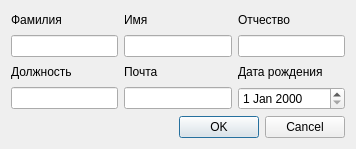
<?xml version="1.0" encoding="UTF-8"?>
<ui version="4.0">
 <class>AddUserForm</class>
 <widget class="QDialog" name="AddUserForm">
  <property name="geometry">
   <rect>
    <x>0</x>
    <y>0</y>
    <width>356</width>
    <height>149</height>
   </rect>
  </property>
  <property name="windowTitle">
   <string>Добавить сотрудника</string>
  </property>
  <layout class="QGridLayout" name="gridLayout_2">
   <item row="0" column="0">
    <layout class="QGridLayout" name="gridLayout">
     <item row="3" column="1">
      <widget class="QLineEdit" name="lineEdit_Email"/>
     </item>
     <item row="1" column="2">
      <widget class="QLineEdit" name="lineEdit_Otch"/>
     </item>
     <item row="2" column="2">
      <widget class="QLabel" name="label_Birthdays">
       <property name="text">
        <string>Дата рождения</string>
       </property>
      </widget>
     </item>
     <item row="0" column="2">
      <widget class="QLabel" name="label_Otch">
       <property name="text">
        <string>Отчество</string>
       </property>
      </widget>
     </item>
     <item row="3" column="0">
      <widget class="QLineEdit" name="lineEdit_Post"/>
     </item>
     <item row="3" column="2">
      <widget class="QDateEdit" name="dateEdit"/>
     </item>
     <item row="2" column="1">
      <widget class="QLabel" name="label_Email">
       <property name="text">
        <string>Почта</string>
       </property>
      </widget>
     </item>
     <item row="2" column="0">
      <widget class="QLabel" name="label_Post">
       <property name="text">
        <string>Должность</string>
       </property>
      </widget>
     </item>
     <item row="1" column="1">
      <widget class="QLineEdit" name="editline_Name"/>
     </item>
     <item row="1" column="0">
      <widget class="QLineEdit" name="editline_Famili"/>
     </item>
     <item row="0" column="1">
      <widget class="QLabel" name="label_Name">
       <property name="text">
        <string>Имя</string>
       </property>
      </widget>
     </item>
     <item row="0" column="0">
      <widget class="QLabel" name="label_Famili">
       <property name="text">
        <string>Фамилия</string>
       </property>
      </widget>
     </item>
    </layout>
   </item>
   <item row="1" column="0">
    <widget class="QDialogButtonBox" name="buttonBox">
     <property name="orientation">
      <enum>Qt::Horizontal</enum>
     </property>
     <property name="standardButtons">
      <set>QDialogButtonBox::Cancel|QDialogButtonBox::Ok</set>
     </property>
    </widget>
   </item>
  </layout>
 </widget>
 <tabstops>
  <tabstop>editline_Famili</tabstop>
  <tabstop>editline_Name</tabstop>
  <tabstop>lineEdit_Otch</tabstop>
  <tabstop>lineEdit_Post</tabstop>
  <tabstop>lineEdit_Email</tabstop>
  <tabstop>dateEdit</tabstop>
 </tabstops>
 <resources/>
 <connections>
  <connection>
   <sender>buttonBox</sender>
   <signal>accepted()</signal>
   <receiver>AddUserForm</receiver>
   <slot>accept()</slot>
   <hints>
    <hint type="sourcelabel">
     <x>257</x>
     <y>126</y>
    </hint>
    <hint type="destinationlabel">
     <x>157</x>
     <y>274</y>
    </hint>
   </hints>
  </connection>
  <connection>
   <sender>buttonBox</sender>
   <signal>rejected()</signal>
   <receiver>AddUserForm</receiver>
   <slot>reject()</slot>
   <hints>
    <hint type="sourcelabel">
     <x>325</x>
     <y>126</y>
    </hint>
    <hint type="destinationlabel">
     <x>286</x>
     <y>274</y>
    </hint>
   </hints>
  </connection>
 </connections>
</ui>
